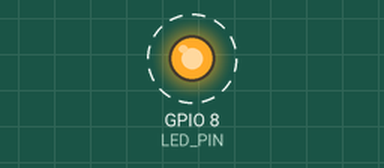
Bench run of a sketch on a simulated ESP32-C3. On the bench: output pins drawn as LEDs (lit = HIGH). Dashed ring = blinking. What the sketch prints to the serial monitor is not drawn.

Above: at 0.5 s.
Timing chart, 0 to 4.6 s (numbered marks = the images above):
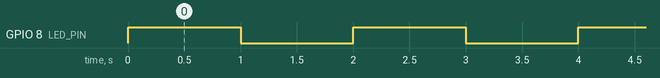

The sketch:

test_led_esp32.ino
```cpp
// GHOST-PROTOCOL: TEST DE VIDA ESP32-C3
// Este codigo hace parpadear el LED interno del SuperMini

// El LED interno del ESP32-C3 SuperMini suele estar en el pin 8
const int LED_PIN = 8;

void setup() {
  // Configuramos el pin como salida
  pinMode(LED_PIN, OUTPUT);
  Serial.begin(115200);
  Serial.println(">>> ESP32-C3 INICIADO - GHOST PROTOCOL TEST");
}

void loop() {
  // Prendemos el LED
  digitalWrite(LED_PIN, HIGH);
  Serial.println("LED ENCENDIDO");
  delay(1000); // Esperamos 1 segundo

  // Apagamos el LED
  digitalWrite(LED_PIN, LOW);
  Serial.println("LED APAGADO");
  delay(1000); // Esperamos 1 segundo
}
```

Measured:
- by itself, GPIO 8 (LED_PIN): alternates HIGH for 1.0 s and LOW for 1.0 s
